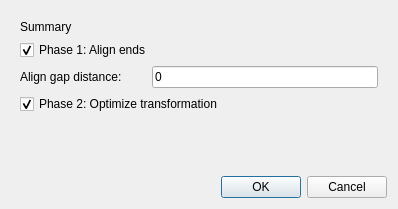
<?xml version="1.0" encoding="UTF-8"?>
<ui version="4.0">
 <class>auto_align_dialog</class>
 <widget class="QDialog" name="auto_align_dialog">
  <property name="geometry">
   <rect>
    <x>0</x>
    <y>0</y>
    <width>398</width>
    <height>209</height>
   </rect>
  </property>
  <property name="windowTitle">
   <string>Dialog</string>
  </property>
  <property name="modal">
   <bool>true</bool>
  </property>
  <layout class="QVBoxLayout" name="verticalLayout">
   <item>
    <widget class="QFrame" name="options_frame">
     <property name="sizePolicy">
      <sizepolicy hsizetype="Expanding" vsizetype="Preferred">
       <horstretch>0</horstretch>
       <verstretch>0</verstretch>
      </sizepolicy>
     </property>
     <property name="frameShape">
      <enum>QFrame::Shape::NoFrame</enum>
     </property>
     <property name="frameShadow">
      <enum>QFrame::Shadow::Plain</enum>
     </property>
     <layout class="QVBoxLayout" name="verticalLayout_2">
      <item>
       <widget class="QLabel" name="summary_label">
        <property name="sizePolicy">
         <sizepolicy hsizetype="Preferred" vsizetype="Fixed">
          <horstretch>0</horstretch>
          <verstretch>0</verstretch>
         </sizepolicy>
        </property>
        <property name="text">
         <string>Summary</string>
        </property>
       </widget>
      </item>
      <item>
       <widget class="QFrame" name="align_gap_distance_frame">
        <property name="sizePolicy">
         <sizepolicy hsizetype="Expanding" vsizetype="Preferred">
          <horstretch>0</horstretch>
          <verstretch>0</verstretch>
         </sizepolicy>
        </property>
        <property name="frameShape">
         <enum>QFrame::Shape::NoFrame</enum>
        </property>
        <property name="frameShadow">
         <enum>QFrame::Shadow::Raised</enum>
        </property>
        <layout class="QFormLayout" name="formLayout">
         <property name="horizontalSpacing">
          <number>0</number>
         </property>
         <property name="leftMargin">
          <number>0</number>
         </property>
         <property name="topMargin">
          <number>0</number>
         </property>
         <property name="rightMargin">
          <number>0</number>
         </property>
         <property name="bottomMargin">
          <number>0</number>
         </property>
         <item row="0" column="0">
          <widget class="QCheckBox" name="phase_1_align_ends_checkBox">
           <property name="toolTip">
            <string>&lt;html&gt;&lt;head/&gt;&lt;body&gt;&lt;p&gt;Align mean end centroid and direction to fixed segment with gap distance.&lt;/p&gt;&lt;/body&gt;&lt;/html&gt;</string>
           </property>
           <property name="text">
            <string>Phase 1: Align ends</string>
           </property>
           <property name="checked">
            <bool>true</bool>
           </property>
          </widget>
         </item>
         <item row="1" column="0">
          <widget class="QLabel" name="align_gap_distance_label">
           <property name="text">
            <string>Align gap distance:</string>
           </property>
          </widget>
         </item>
         <item row="1" column="1">
          <widget class="QLineEdit" name="align_gap_distance_lineEdit">
           <property name="toolTip">
            <string>&lt;html&gt;&lt;head/&gt;&lt;body&gt;&lt;p&gt;Set gap distance to use when aligning ends. Can be negative to force overlap.&lt;/p&gt;&lt;/body&gt;&lt;/html&gt;</string>
           </property>
           <property name="text">
            <string>0</string>
           </property>
          </widget>
         </item>
        </layout>
       </widget>
      </item>
      <item>
       <widget class="QCheckBox" name="phase_2_optimize_transformation_checkBox">
        <property name="toolTip">
         <string>&lt;html&gt;&lt;head/&gt;&lt;body&gt;&lt;p&gt;Optimise rotation and translation in plane normal to end direction.&lt;/p&gt;&lt;/body&gt;&lt;/html&gt;</string>
        </property>
        <property name="text">
         <string>Phase 2: Optimize transformation</string>
        </property>
        <property name="checked">
         <bool>true</bool>
        </property>
       </widget>
      </item>
      <item>
       <spacer name="verticalSpacer">
        <property name="orientation">
         <enum>Qt::Orientation::Vertical</enum>
        </property>
        <property name="sizeHint" stdset="0">
         <size>
          <width>20</width>
          <height>40</height>
         </size>
        </property>
       </spacer>
      </item>
     </layout>
    </widget>
   </item>
   <item>
    <widget class="QDialogButtonBox" name="buttonBox">
     <property name="orientation">
      <enum>Qt::Orientation::Horizontal</enum>
     </property>
     <property name="standardButtons">
      <set>QDialogButtonBox::StandardButton::Cancel|QDialogButtonBox::StandardButton::Ok</set>
     </property>
    </widget>
   </item>
  </layout>
 </widget>
 <resources/>
 <connections>
  <connection>
   <sender>buttonBox</sender>
   <signal>accepted()</signal>
   <receiver>auto_align_dialog</receiver>
   <slot>accept()</slot>
   <hints>
    <hint type="sourcelabel">
     <x>248</x>
     <y>254</y>
    </hint>
    <hint type="destinationlabel">
     <x>157</x>
     <y>274</y>
    </hint>
   </hints>
  </connection>
  <connection>
   <sender>buttonBox</sender>
   <signal>rejected()</signal>
   <receiver>auto_align_dialog</receiver>
   <slot>reject()</slot>
   <hints>
    <hint type="sourcelabel">
     <x>316</x>
     <y>260</y>
    </hint>
    <hint type="destinationlabel">
     <x>286</x>
     <y>274</y>
    </hint>
   </hints>
  </connection>
 </connections>
</ui>
